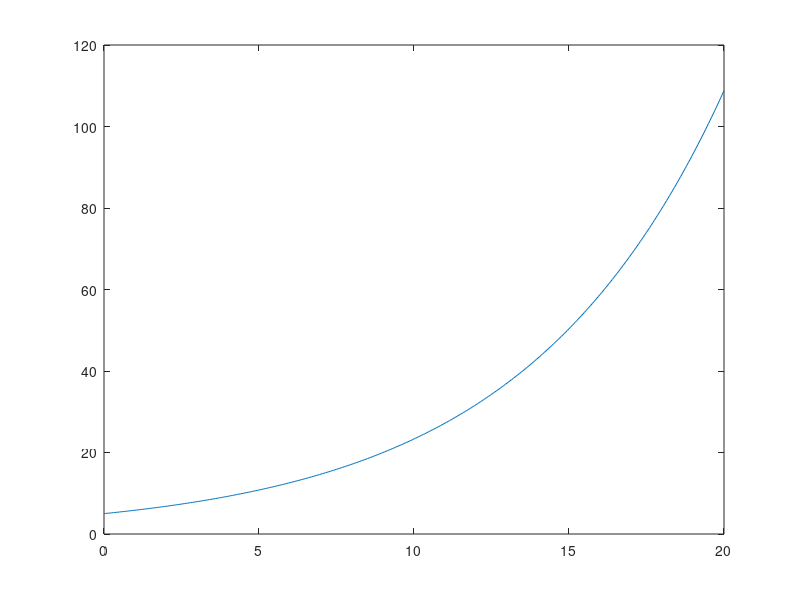

Source code (MATLAB): (Note: this script raises an error after producing the figure.)
% Lab 3 - Intitial value problem
%% TASK 1
clear all, clc, clf
epsSTUD = 54 / 1000;
p0= 5;
k = 0.1 + epsSTUD;
tExact = 0:0.05:20;
pExact = p0 * exp(k*tExact);
plot(tExact,pExact)
hold on


[tEuler1,pEuler1] = ForwardEuler(0.5,p0,k);
[tEuler2,pEuler2] = ForwardEuler(0.25,p0,k);
[tEuler3,pEuler3] = ForwardEuler(0.1,p0,k);
plot(tEuler1,pEuler1)
plot(tEuler2,pEuler2)
plot(tEuler3,pEuler3)


xlabel('Time','FontSize',15)
ylabel('Nr Parasites','FontSize',15)
legend('Exact solution', 'h=0.5', 'h=0.25', 'h=0.1' )
saveas(gcf,'lab3.task1.png')
hold off

hplot = [0.5 0.25 0.1];
pExact_end = pExact(end);
pEuler_end = [pEuler1(end), pEuler2(end), pEuler3(end)];
Errplot = [abs(pEuler_end-pExact_end)];
loglog(hplot,Errplot,'b-o',hplot,hplot,'--r')
xlabel('Time step sizes', 'FontSize', 15)
ylabel('Errors Euler', 'FontSize', 15)
legend('Euler', 'Reference line slope 1','Location','NorthWest')
saveas(gcf,'lab3.task1.error.png')


function  [tEuler,pEuler] = ForwardEuler(h,p0,k)
    N = 20 / h + 1;
    tEuler =  0:h:20;
    pEuler = zeros(1,length(tEuler));
    pEuler(1) = p0;
    for n=2:N
        pEuler(n) = pEuler(n-1) + h*k*pEuler(n-1);
    end
end

%% TASK 2
clf, clc, clear
epsSTUD = 54 / 1000;
alpha = 0.005*epsSTUD;
beta = 0.01;
zeta = 0.2;
%h = 0.65;
h = 0.1;
T_end = 10;


H_0 = 500;
Z_0 = 10;
R_0 = 0;


N = T_end/h+1;
t = 0:h:T_end;
H = zeros(1,length(t));
Z = zeros(1,length(t));
R = zeros(1,length(t));

H(1) = H_0;
Z(1) = Z_0;
R(1) = R_0;

for n=1:(N-1)
    H(n+1) = H(n) - h * beta * H(n) * Z(n);
    Z(n+1) = Z(n) + h * ( (beta - alpha) * H(n) * Z(n) + zeta * R(n));
    R(n+1) = R(n) + h * (alpha * H(n) * Z(n) - zeta * R(n));
end

plot(t,H,t,Z,t,R)
xlabel('Time','FontSize',15)
ylabel('Nr people','FontSize',15)
legend('Human','Zombies', 'Dead Zombies')
saveas(gcf,'lab3.task2.png')

T = H+Z+R;
max(T)-min(T)
plot(t,T)
saveas(gcf,'lab3.task2.totalpopulation.png')










